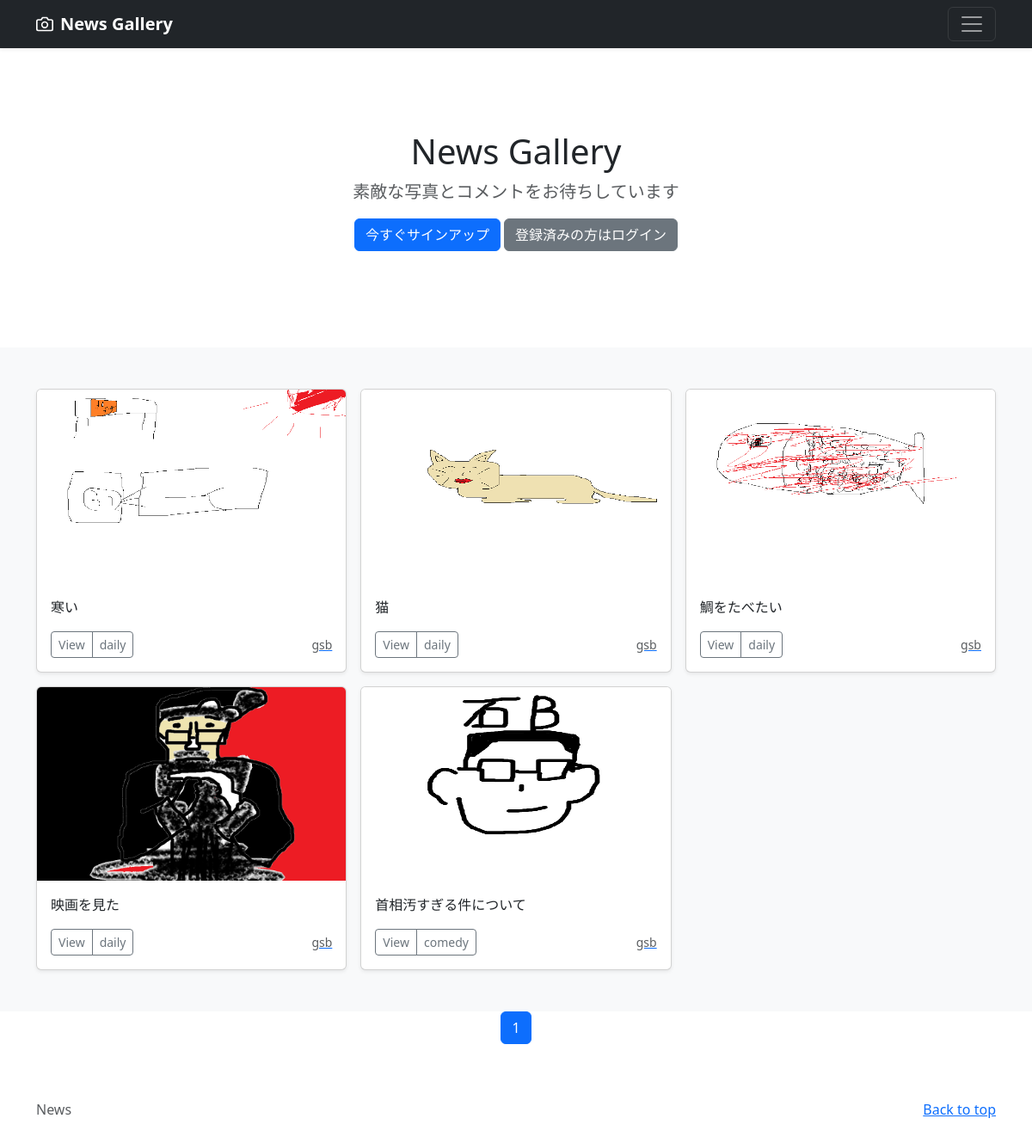
Page /user-list/2 on the committed database.
### newsapp/models.py (models this page shows, shortened)
class NewsPost(models.Model):
    user = models.ForeignKey(
        CustomUser,
        verbose_name='ユーザー',
        on_delete=models.CASCADE
        )
    category = models.ForeignKey(
        Category,
        verbose_name='カテゴリ',
        on_delete=models.PROTECT
        )
    title = models.CharField(
        verbose_name='タイトル', # フィールドのタイトル
        max_length=200        # 最大文字数は200
        )
    comment = models.TextField(
        verbose_name='コメント',  # フィールドのタイトル
        )
    image1 = models.ImageField(
        verbose_name='イメージ1',# フィールドのタイトル
        upload_to = 'photos'   # MEDIA_ROOT以下のphotosにファイルを保存
        )
    image2 = models.ImageField(
        verbose_name='イメージ2',# フィールドのタイトル
        upload_to = 'photos',  # MEDIA_ROOT以下のphotosにファイルを保存
        blank=True,            # フィールド値の設定は必須でない
        null=True              # データベースにnullが保存されることを許容
        )
    posted_at = models.DateTimeField(
        verbose_name='投稿日時', # フィールドのタイトル
        auto_now_add=True       # 日時を自動追加
        )

class Category(models.Model):
    title = models.CharField(
        verbose_name='カテゴリ', # フィールドのタイトル
        max_length=20)

### accounts/models.py (models this page shows)
class CustomUser(AbstractUser):
    pass

### newsapp/views.py (the view)
# urls.py: path('user-list/<int:user>',views.UserView.as_view(),name ='user_list'),
class UserView(ListView):
    template_name = 'index.html'
    paginate_by = 9
    def get_queryset(self):
        user_id = self.kwargs['user']
        user_list = NewsPost.objects.filter(user=user_id).order_by('-posted_at')
        return user_list

### newsapp/templates/index.html (shortened to what this page needs)
{% extends 'base.html' %}
{% block contents %}
{% include "news_title.html" %}
{% include "news_list.html" %}
{% include "pagination.html" %}
{% endblock %}

### newsapp/templates/news_list.html
  <div class="album py-5 bg-light">
    <div class="container">
      <div class="row row-cols-1 row-cols-sm-2 row-cols-md-3 g-3">
        {% for record in object_list %}
        <div class="col">
          <div class="card shadow-sm">
            <img src="{{ record.image1.url }}" class="bd-placeholder-img card-img-top" width="100%" height="225" xmlns="http://www.w3.org/2000/svg" role="img" aria-label="Placeholder: Thumbnail" preserveAspectRatio="xMidYMid slice" focusable="false"><title>Placeholder</title><rect width="100%" height="100%" fill="#55595c"/></img>
            <div class="card-body">
              <p class="card-text">{{ record.title }}</p>
              <div class="d-flex justify-content-between align-items-center">
                <div class="btn-group">
                  <button type="button" class="btn btn-sm btn-outline-secondary" onclick="location.href='{% url 'newsapp:news_detail' record.pk %}'">View</button>
                  <button type="button" class="btn btn-sm btn-outline-secondary" onclick="location.href='{% url 'newsapp:news_cat' category=record.category.id %}'">{{ record.category.title }}</button>
                </div>
                <a href='{% url 'newsapp:user_list' user=record.user.id %}'><small class="text-muted">{{ record.user.username }}</small></a>
              </div>
            </div>
          </div>
        </div>
        {% endfor %}
      </div>
    </div>
  </div>

### newsapp/templates/base.html (style rules this page uses)
.bd-placeholder-img { font-size: 1.125rem; text-anchor: middle; -webkit-user-select: none; -moz-user-select: none; user-select: none; }

### rows in the picture
NewsPost: image1 (picture), title "寒い", category "daily", user.username "gsb"
NewsPost: image1 (picture), title "猫", category "daily", user.username "gsb"
NewsPost: image1 (picture), title "鯛をたべたい", category "daily", user.username "gsb"
NewsPost: image1 (picture), title "映画を見た", category "daily", user.username "gsb"
NewsPost: image1 (picture), title "首相汚すぎる件について", category "comedy", user.username "gsb"

### other values in the picture
{{ num }} "1"
